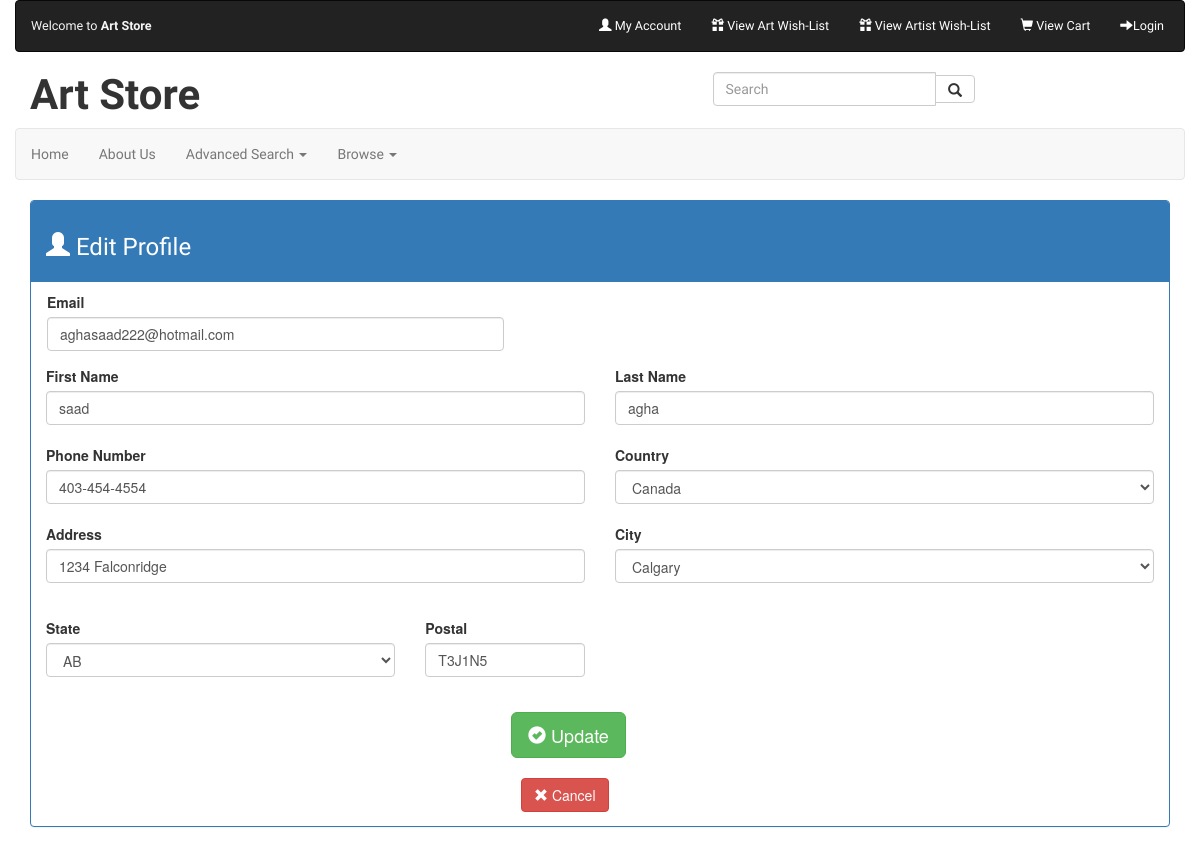
The page /update-profile.php (signed in) on the database its author committed.
### tables this page shows
CREATE TABLE `customers` (
  `CustomerID` int(11) NOT NULL,
  `FirstName` varchar(255) DEFAULT NULL,
  `LastName` varchar(255) DEFAULT NULL,
  `Address` varchar(255) DEFAULT NULL,
  `City` varchar(255) DEFAULT NULL,
  `Region` varchar(255) DEFAULT NULL,
  `Country` varchar(255) DEFAULT NULL,
  `Postal` varchar(255) DEFAULT NULL,
  `Phone` varchar(255) DEFAULT NULL,
  `Email` varchar(255) DEFAULT NULL,
  `Privacy` varchar(255) DEFAULT NULL
);

### classes/customerlist.class.php (called while the page is built, shortened)
<?php
class CustomerList{
    private $firstName;
    private $lastName;
    private $address;
    private $city;
    private $region;
    private $country;
    private $postal;
    private $phone;
    private $email;
    public function __construct($cId, $fn, $ln, $add, $city, $reg, $count, $post, $phon, $emal, $privc)
    {
        $this->firstName = $fn;
        $this->lastName = $ln;
        $this->address = $add;
        $this->city = $city;
        $this->region = $reg;
        $this->country = $count;
        $this->postal = $post;
        $this->phone = $phon;
        $this->email = $emal;
    }
    public function getFirstName() {
        return $this->firstName;
    }
    public function getLastName() {
        return $this->lastName;
    }
    public function getAddress() {
        return $this->address;
    }
    public function getCity() {
        return $this->city;
    }
    public function getRegion() {
        return $this->region;
    }
    public function getCountry() {
        return $this->country;
    }
    public function getPostal() {
        return $this->postal;
    }
    public function getPhone() {
        return $this->phone;
    }
    public function getEmail() {
        return $this->email;
    }
}
?>

### update-profile.php (the view, shortened to what this page needs)
<?php
require_once "includes/customer-validation.php";
include 'includes/primary-navigation.inc.php';
include "includes/head.inc.php";
include "classes/customerlist.class.php";
$customerID = @$_SESSION['cusID'];
if (@$_SESSION['cusID']) {
    try {
        $pdo = new PDO(DBCONNSTRING,DBUSER,DBPASS);
        $pdo->setAttribute(PDO::ATTR_ERRMODE, PDO::ERRMODE_EXCEPTION);
        $sql = "SELECT * FROM Customers WHERE CustomerID = $customerID; ";
        $result = $pdo->query($sql);
        while ($row = $result->fetch()) {
            $aCustomer = new CustomerList($row['CustomerID'],$row['FirstName'],$row['LastName'],$row['Address'],
                $row['City'],$row['Region'], $row['Country'],$row['Postal'], $row['Phone'], $row['Email'], $row['Privacy']);
        }
    }
    catch (PDOException $e) {
        die($e->getMessage());
    }
}
?>
<!DOCTYPE html>
<html lang="en">
<body>
<?php if ( !@$_SESSION['cusID']) {
       echo '
<div class="panel panel-primary">
    <div class="panel-heading">
        <h3 class="google-font">Please Login First</h3>
    </div>
    <form action="user-login.php">
                <button type="submit" class="btn btn-success btn-lg" style = "margin-top: 20px; margin-left: 20px;">Login</button>
        </div>
    </form>
</div>
       ';
} else {
echo '
<div class="panel panel-primary">
    <div class="panel-heading">
        <h3 class="google-font"><span class = " glyphicon glyphicon-user"> </span> Edit Profile </h3>
    </div>
   '; }
?>
    <form  method = "post" action = "<?php echo $_SERVER["PHP_SELF"];?>">
        <div class="form-group row">
            <div class="col-md-5" style = "margin-left: 16px; margin-top: 10px;">
                <div id = "email">
                    <label for="inputEmail4">Email</label>
                    <input type="email" class="form-control" name = "email" placeholder="Email" value="<?php echo $aCustomer->getEmail();?>">
                </div>
            </div>
        </div>
        <div class="form-group row-md-5">
            <div id = "firstname" class="col-md-6">
                <label for="inputPassword4">First Name</label>
                <input type="text" class="form-control" name = "firstname" placeholder="First Name" value="<?php echo $aCustomer->getFirstName();?>">
                <br/>
            </div>
            <div id = "lastname" class="col-md-6">
                <label for="inputPassword4">Last Name</label>
                <input type="text" class="form-control" name = "lastname" placeholder="Last Name" value="<?php echo $aCustomer->getLastName();?>">
                <br/>
            </div>
        </div>
        <div class="form-group row-md-5" >
            <div id = "phone" class="col-md-6">
                <label for="inputPassword4">Phone Number</label>
                <input type="text" class="form-control" name="phone" placeholder="Phone Number" value = "<?php echo $aCustomer->getPhone(); ?>" maxlength="19">
                <br/>
            </div>
        </div>
        <div class="form-group row-md-5">
            <div id = "country" class="col-md-6">
                <label for="country">Country</label>
                <select class="form-control" name = "country" id="country">
                    <option><?php echo $aCustomer->getCountry();?></option>
                </select>
                <br/>
            </div>
        </div>
        <div class="form-group">
            <div id = "address" class = "col-md-6">
                <label for="inputAddress">Address</label>
                <input type="text" class="form-control" name = "address" id="address" placeholder="1234 Main St" value="<?php echo $aCustomer->getAddress(); ?>">
                <br/>
            </div>
        </div>
        <div class="form-row">
            <div class="form-group col-md-6">
                <label for="city">City</label>
                <select class="form-control" name = "city" id="city">
                    <option><?php echo $aCustomer->getCity();?></option>
                </select>
                <br/>
            </div>
            <div class="form-group col-md-4">
                <label for="state">State</label>
                <select class="form-control" name = "region" id="state">
                    <option><?php echo $aCustomer->getRegion();?></option>
                </select>
                <br/>
            </div>
            <div class="form-group col-md-2">
                <label for="postal">Postal</label>
                <input type="text" class="form-control" name = "postal" id="postal" value = "<?php echo $aCustomer->getPostal(); ?>" maxlength="10">
            </div>
        </div>
        <br/>
        <br/>
        <div class = "form-group row">
            <div class = "col-md-12">
                <button type="submit" class="btn btn-success btn-lg" value = "Update" name = "update" id = "update" style = "margin-left: 480px"><span class="glyphicon glyphicon-ok-sign"></span> Update</button>
            </div>
        </div>
    </form>
    <form action="index.php" style = "margin-left: 470px; margin-top: -30px;">
        <button type="submit" class="btn btn btn-danger btn-s" style = "margin-top: 20px; margin-left: 20px;"><span class = "glyphicon glyphicon-remove"></span> Cancel</button>
</div>
</div>
</body>
</html>

### css/common.css (style rules this page uses)
.google-font { font-family: 'PT Sans Caption', sans-serif; }

### rows shown on the page
customers: email "aghasaad222@hotmail.com", firstname "saad", lastname "agha", phone "403-454-4554", country "Canada", address "1234 Falconridge", city "Calgary", region "AB", postal "T3J1N5"

### other values the page prints
$btn "Login"
